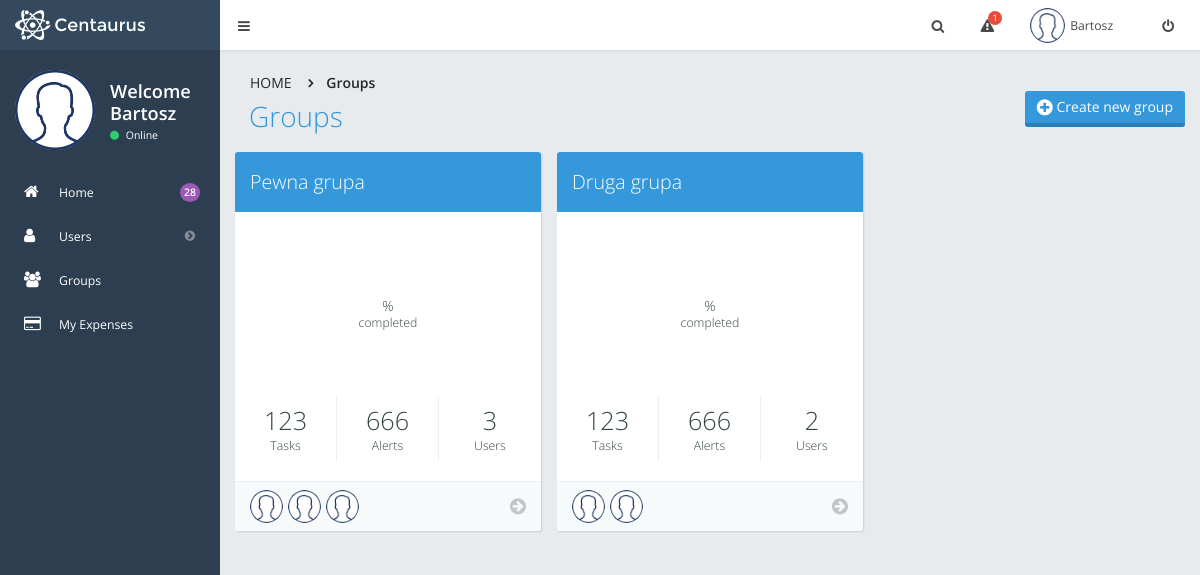
Screenshot of /groups/ (signed in) with the database file from the repository.
### accounts/models.py (models this page shows, shortened)
class Account(models.Model):
    user = models.OneToOneField(User, on_delete=models.CASCADE)
    avatar = models.URLField(default='img/anonymous_user.png')

### groups/models.py (models this page shows, shortened)
class UserGroup(models.Model):
    group = models.OneToOneField(Group, on_delete=models.CASCADE)
    group_name = models.CharField(max_length=80, default="")
    id = models.UUIDField(primary_key=True, default=uuid.uuid4, editable=False)
    created = models.DateTimeField()

### groups/views.py (the view)
# urls.py: url(r'^', include('groups.urls')),
@login_required(login_url='/login')
def groups(request):
    my_account = Account.objects.get(user=request.user)
    subscribed_groups = request.user.groups.all()
    groups_data = []
    for grp in subscribed_groups:
        users = User.objects.filter(groups__name=grp.name)
        group_name = grp.usergroup.group_name
        group_id = grp.usergroup.id
        groups_data.append(
            {'group_name': group_name, 'users': users, 'id': group_id})
    return render(request, 'sites/groups.html',
                  {'my_account': my_account, 'groups': groups_data})

### templates/sites/groups.html (shortened to what this page needs)
{% extends "bases/base_homepage.html" %}
{% load static %}
{% block mainpage_content %}
    <div id="content-wrapper">
        <div class="row">
            <div class="col-lg-12">
                <div class="row">
                    <div class="col-lg-12">
                        <ol class="breadcrumb">
                            <li><a href="/">Home</a></li>
                            <li class="active"><span>Groups</span></li>
                        </ol>
                        <div class="clearfix">
                            <h1 class="pull-left">Groups</h1>
                            <div class="pull-right top-page-ui">
                                <a href="{% url 'create_group_form' %}"
                                   class="btn btn-primary pull-right mrg-b-lg">
                                    <i class=" fa fa-plus-circle fa-lg"></i>
                                    Create new group
                                </a>
                            </div>
                        </div>
                    </div>
                </div>
                <div class="row">
                    {% for group in groups %}
                        <div class="col-lg-4 col-md-6 col-sm-6">
                            <div class="main-box clearfix project-box emerald-box">
                                <div class="main-box-body clearfix">
                                    <div class="project-box-header emerald-bg">
                                        <div class="name">
                                            <a href="/groups/group{{ group.id }}">
                                                {{ group.group_name }}
                                            </a>
                                        </div>
                                    </div>
                                    <div class="project-box-content">
												<span class="chart"
                                                      data-percent="69">
													%<br/>
													<span class="lbl">completed</span>
												</span>
                                    </div>
                                    <div class="project-box-footer clearfix">
                                        <a href="#">
                                            <span class="value">123</span>
                                            <span class="label">Tasks</span>
                                        </a>
                                        <a href="#">
                                            <span class="value">666</span>
                                            <span class="label">Alerts</span>
                                        </a>
                                        <a href="#">
                                            <span class="value">
                                                {% if group.users %}
                                                    {{ group.users.count }}
                                                {% else %}
                                                    ERROR
                                                {% endif %}
                                            </span>
                                            <span class="label">Users</span>
                                        </a>
                                    </div>
                                    <div class="project-box-ultrafooter clearfix">
                                        {% for u in group.users %}
                                            <img class="project-img-owner"
                                                 alt=""
                                                 src="{% static u.account.avatar %}"
                                                 data-toggle="tooltip"
                                                 title="{{ u.first_name }} {{ u.last_name }}"/>
                                        {% endfor %}
                                        <a href="/groups/group{{ group.id }}" class="link pull-right">
                                            <i class="fa fa-arrow-circle-right fa-lg"></i>
                                        </a>
                                    </div>
                                </div>
                            </div>
                        </div>
                    {% endfor %}
                </div>
            </div>
        </div>
    </div>
{% endblock %}

### templates/bases/base_homepage.html (shortened to what this page needs)
{% extends "bases/base_project.html" %}
{% load static %}
{% block content %}
    <div id="theme-wrapper">
        <header class="navbar" id="header-navbar">
            <div class="container">
                <a href="/" id="logo" class="navbar-brand">
                    <img src="{% static 'img/logo.png' %}" alt=""
                         class="normal-logo logo-white"/>
                </a>
                <div class="clearfix">
                    <div class="nav-no-collapse navbar-left pull-left hidden-sm hidden-xs">
                        <ul class="nav navbar-nav pull-left">
                            <li>
                                <a class="btn" id="make-small-nav">
                                    <i class="fa fa-bars"></i>
                                </a>
                            </li>
                        </ul>
                    </div>
                    <div class="nav-no-collapse pull-right" id="header-nav">
                        <ul class="nav navbar-nav pull-right">
                            <li class="mobile-search">
                                <a class="btn">
                                    <i class="fa fa-search"></i>
                                </a>
                            </li>
                            <li class="dropdown hidden-xs">
                                <a class="btn dropdown-toggle"
                                   data-toggle="dropdown">
                                    <i class="fa fa-warning"></i>
                                    <span class="count">1</span>
                                </a>
                            </li>
                            <li class="dropdown profile-dropdown">
                                <a href="#" class="dropdown-toggle"
                                   data-toggle="dropdown">
                                    <img src="{% static my_account.avatar %}"/>
                                    <span class="hidden-xs">{{ my_account.user.first_name }}</span>
                                    <b class="caret"></b>
                                </a>
                            </li>
                            <li class="hidden-xxs">
                                <a class="btn">
                                    <i class="fa fa-power-off"></i>
                                </a>
                            </li>
                        </ul>
                    </div>
                </div>
            </div>
        </header>
        <div id="page-wrapper" class="container">
            <div class="row">
                <div id="nav-col">
                    <section id="col-left" class="col-left-nano">
                        <div id="col-left-inner" class="col-left-nano-content">
                            <div id="user-left-box"
                                 class="clearfix hidden-sm hidden-xs">
                                <img src="{% static my_account.avatar %}"/>
                                <div class="user-box">
									<span class="name">
										Welcome<br/>
										{{ my_account.user.first_name }}
									</span>
                                    <span class="status">
										<i class="fa fa-circle"></i> Online
									</span>
                                </div>
                            </div>
                            <div class="collapse navbar-collapse navbar-ex1-collapse"
                                 id="sidebar-nav">
                                <ul class="nav nav-pills nav-stacked">
                                    <li>
                                        <a href="/">
                                            <i class="fa fa-home"></i>
                                            <span>Home</span>
                                            <span class="label label-info label-circle pull-right">28</span>
                                        </a>
                                    </li>
                                    <li>
                                        <a href="#" class="dropdown-toggle">
                                            <i class="fa fa-user"></i>
                                            <span>Users</span>
                                            <i class="fa fa-chevron-circle-right drop-icon"></i>
                                        </a>
                                    </li>
                                    <li>
                                        <a href="/groups">
                                            <i class="fa fa-users"></i>
                                            <span>Groups</span>
                                        </a>
                                    </li>
                                    <li>
                                        <a href="index.html">
                                            <i class="fa fa-credit-card"></i>
                                            <span>My Expenses</span>
                                        </a>
                                    </li>
                                </ul>
                            </div>
                        </div>
                    </section>
                </div>
                {% block mainpage_content %}
                {% endblock %}
            </div>
        </div>
    </div>
{% endblock %}

### rows the page displays
Account: avatar (placeholder picture), user.first_name "Bartosz"
UserGroup: group_name "Pewna grupa"
UserGroup: group_name "Druga grupa"

### other values shown
{{ group.users.count }} "3" "2"
